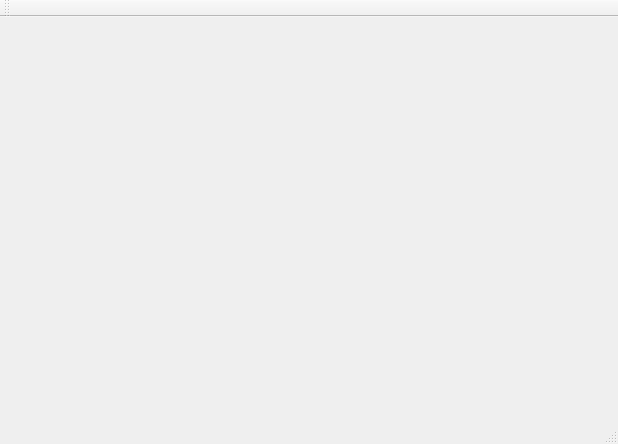
<?xml version="1.0" encoding="UTF-8"?>
<ui version="4.0">
 <class>MainWindow</class>
 <widget class="QMainWindow" name="MainWindow">
  <property name="geometry">
   <rect>
    <x>0</x>
    <y>0</y>
    <width>618</width>
    <height>444</height>
   </rect>
  </property>
  <property name="windowTitle">
   <string>MainWindow</string>
  </property>
  <widget class="QWidget" name="centralWidget">
   <widget class="MyGLWidget" name="widget" native="true">
    <property name="geometry">
     <rect>
      <x>30</x>
      <y>40</y>
      <width>531</width>
      <height>301</height>
     </rect>
    </property>
   </widget>
  </widget>
  <widget class="QMenuBar" name="menuBar">
   <property name="geometry">
    <rect>
     <x>0</x>
     <y>0</y>
     <width>618</width>
     <height>22</height>
    </rect>
   </property>
  </widget>
  <widget class="QToolBar" name="mainToolBar">
   <attribute name="toolBarArea">
    <enum>TopToolBarArea</enum>
   </attribute>
   <attribute name="toolBarBreak">
    <bool>false</bool>
   </attribute>
  </widget>
  <widget class="QStatusBar" name="statusBar"/>
 </widget>
 <layoutdefault spacing="6" margin="11"/>
 <customwidgets>
  <customwidget>
   <class>MyGLWidget</class>
   <extends>QWidget</extends>
   <header>myglwidget.h</header>
   <container>1</container>
  </customwidget>
 </customwidgets>
 <resources/>
 <connections/>
</ui>
